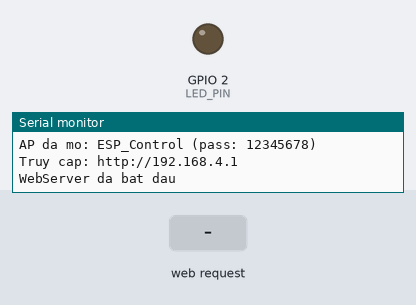
This sketch was run on a simulated ESP32. Parts: output pins drawn as LEDs (lit = HIGH), the last lines printed to the serial monitor. Dashed ring = blinking. The test bench sets the inputs (shaded band).

Above: at 1.2 s.
1.3 s: HTTP request GET /set?mode=1 received
At 1.7 s:
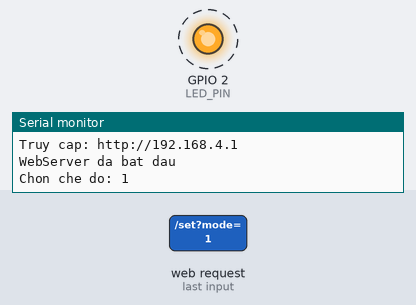
4.3 s: HTTP request GET /set?mode=0 received
At 5.3 s:
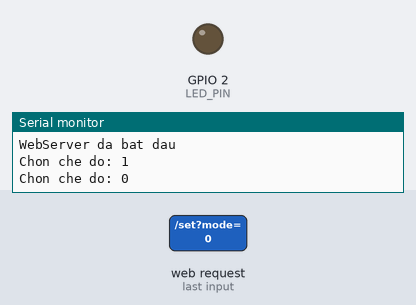
Timing chart, 0 to 7.3 s (numbered marks = the images above; inputs shaded):
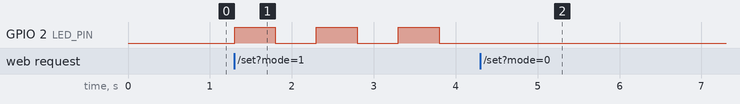

Measured:
- after the input at 1.3 s, GPIO 2 (LED_PIN): alternates HIGH for 0.50 s and LOW for 0.50 s, starting at once
- after the input at 4.3 s, GPIO 2 (LED_PIN): stops changing and stays LOW

The sketch:

open_portal_to_config_working_mode.ino
```cpp
#include <WiFi.h>
#include <WebServer.h>

#define LED_PIN 2

WebServer server(80);

int mode = 0;  // 0: tắt, 1: nháy chậm, 2: nháy nhanh

void handleRoot() {
  String html = "<html><head><meta charset='UTF-8'><title>ESP Portal</title></head><body>";
  html += "<h2>🟢 ESP Control Portal</h2>";
  html += "<p>Chế độ hiện tại: <b>" + String(mode) + "</b></p>";
  html += "<a href='/set?mode=0'><button>Tắt LED</button></a> ";
  html += "<a href='/set?mode=1'><button>Nháy chậm</button></a> ";
  html += "<a href='/set?mode=2'><button>Nháy nhanh</button></a>";
  html += "</body></html>";
  server.send(200, "text/html", html);
}

void handleSetMode() {
  if (server.hasArg("mode")) {
    mode = server.arg("mode").toInt();
    Serial.println("Chon che do: " + String(mode));
  }
  server.sendHeader("Location", "/");
  server.send(303);
}

void setup() {
  Serial.begin(115200);
  pinMode(LED_PIN, OUTPUT);

  // Tạo Access Point riêng
  WiFi.softAP("ESP_Control", "12345678");
  Serial.println("AP da mo: ESP_Control (pass: 12345678)");
  Serial.println("Truy cap: http://192.168.4.1");

  // Cấu hình web server
  server.on("/", handleRoot);
  server.on("/set", handleSetMode);
  server.begin();
  Serial.println("WebServer da bat dau");
}

void loop() {
  server.handleClient();

  // Xử lý LED theo chế độ
  switch (mode) {
    case 0: digitalWrite(LED_PIN, LOW); break;
    case 1: digitalWrite(LED_PIN, HIGH); delay(500); digitalWrite(LED_PIN, LOW); delay(500); break;
    case 2: digitalWrite(LED_PIN, HIGH); delay(150); digitalWrite(LED_PIN, LOW); delay(150); break;
  }
}
```
